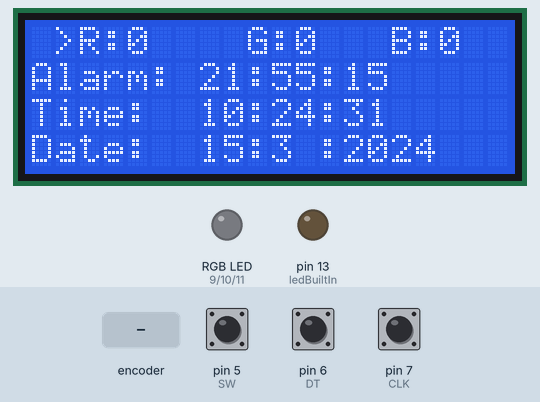
The sketch below on a simulated Arduino Uno, built with avr-gcc and run on an emulated ATmega328P. Parts: 20×4 character LCD, an RGB LED mixed from three pins (HIGH = lit), output pins drawn as LEDs (lit = HIGH). The test bench sets the inputs (shaded band); at power-on: pin 5 (SW) HIGH, pin 6 (DT) HIGH, pin 7 (CLK) HIGH. Dim RGB values are drawn brighter than linear; the local clock reads 2024-03-15 10:24:30 at power-on unless the sketch sets it.

Above: at 1.6 s.
1.7 s: pin 5 (SW) pulled LOW for 0.15 s
At 2.7 s:
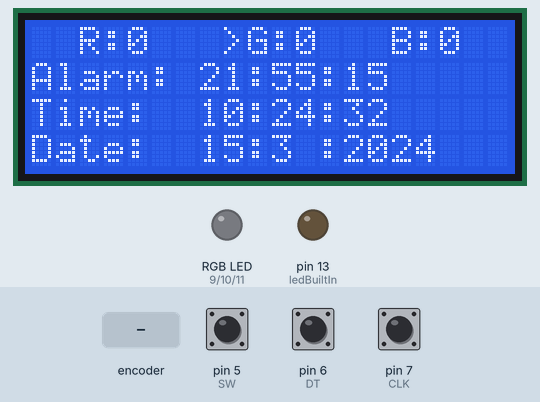
4.8 s: pin 5 (SW) pulled LOW for 1 s
At 5.8 s:
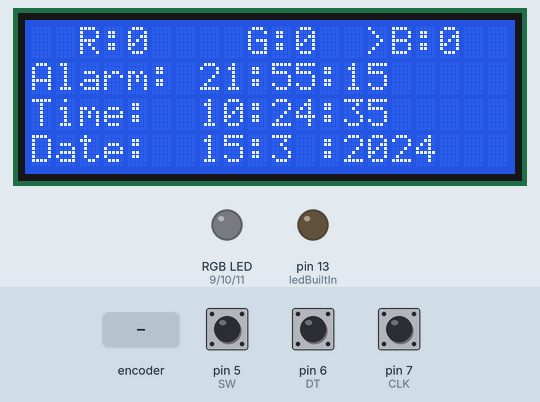
8.8 s: rotary encoder on pin 7 (CLK) / pin 6 (DT) turned 1 step (first pin leading)
At 9.8 s:
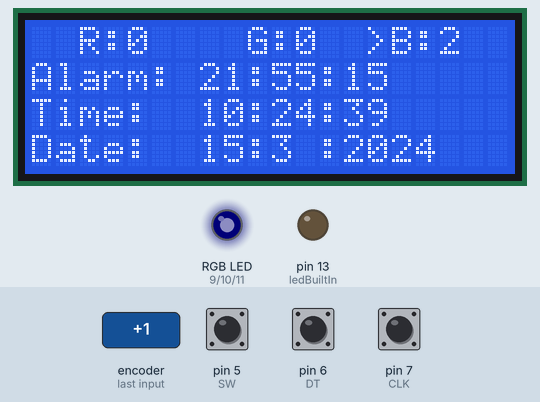
12.0 s: pin 5 (SW) pulled LOW for 0.15 s
At 13.5 s:
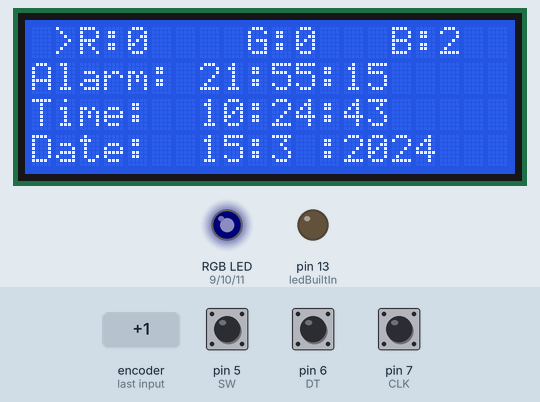
15.1 s: rotary encoder on pin 7 (CLK) / pin 6 (DT) turned 1 step (first pin leading)
At 16.8 s:
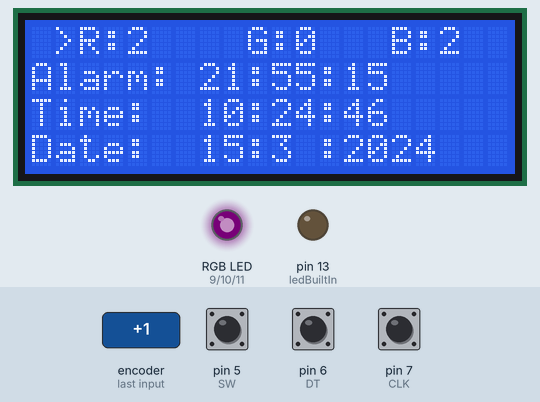
18.3 s: pin 5 (SW) pulled LOW for 3.2 s
At 19.8 s:
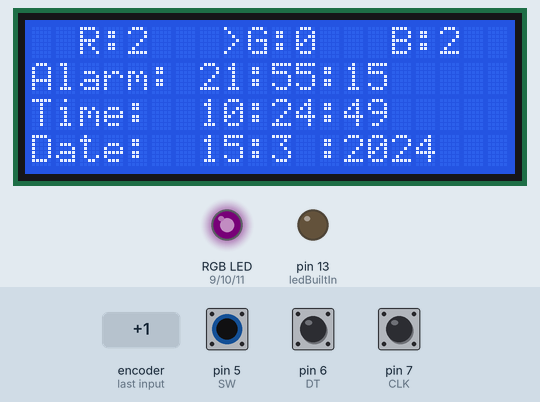
Timing chart, 0 to 21.3 s (numbered marks = the images above; inputs shaded):
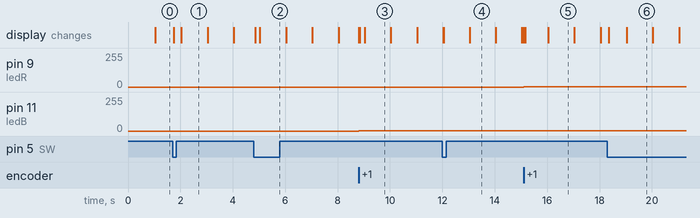

Measured:
- after the input at 1.7 s, the display: first changes after 0.06 s (image 1 shows a later state)
- after the input at 4.8 s, the display: first changes after 0.06 s (image 2 shows a later state)
- after the input at 8.8 s, pin 11 (ledB): 0/255 → 2/255 at once
- after the input at 12.0 s, the display: first differs from a run without the input after 0.06 s (image 4 shows a later state)
- after the input at 15.1 s, pin 9 (ledR): 0/255 → 2/255 at once
- after the input at 18.3 s, the display: first changes after 0.05 s (image 6 shows a later state)
- what the display in image 3 shows lasts 1.0 s, from 9.0 s to 10.0 s

The sketch:

FadeRGB_wi_encoder_wRTC.ino
```cpp
#include <Wire.h>
#include <LiquidCrystal_I2C.h>
#include <TimeLib.h>
#include <DS1307RTC.h>

const int  en = 2, rw = 1, rs = 0, d4 = 4, d5 = 5, d6 = 6, d7 = 7, bl = 3;
const int i2c_addr = 0x27;
LiquidCrystal_I2C lcd(i2c_addr, en, rw, rs, d4, d5, d6, d7, bl, POSITIVE);
const byte interruptPin = 2;
int SW = 5;             //Rotary encoder
int DT = 6;
int CLK = 7;
int ledR = 9;           // the PWM pin the LED is attached to
int ledG = 10;
int ledB = 11;
int brightnessR = 0;    // how bright the LED is
int brightnessG = 0;
int brightnessB = 0;
int colorSelect = 0;    // 0 for red, 1 for green, 2 for blue
int currentStateCLK;
int previousStateCLK;
int ledBuiltIn = 13;

int SetHour     = 21;
int SetMinute   = 55;
int SetSecond   = 15;

const long intervalTimeUpdate = 1000;


unsigned long previousMillis = 0;
int reading;
int buttonState;
int lastButtonState = HIGH;
unsigned long lastDebounceTime = 0;
unsigned long debounceDelay = 50;

unsigned long previousMillisForTimeUpdate = 0;

void setup() {
  pinMode(SW, INPUT_PULLUP);
  pinMode(DT, INPUT);
  pinMode(CLK, INPUT);
  pinMode(ledR, OUTPUT);
  pinMode(ledG, OUTPUT);
  pinMode(ledB, OUTPUT);
  pinMode(ledBuiltIn, OUTPUT);
  lcd.begin(20,4);
  lcd.setCursor(1,0); lcd.print(">");
  lcd.setCursor(2,0); lcd.print("R:"); lcd.setCursor(4,0); lcd.print(0);        //LCD for RGB led
  lcd.setCursor(9,0); lcd.print("G:"); lcd.setCursor(11,0);lcd.print(0);
  lcd.setCursor(15,0);lcd.print("B:"); lcd.setCursor(17,0);lcd.print(0);

  lcd.setCursor(0,1); lcd.print("Alarm: ");   //LCD for Alarm
  lcd.setCursor(9,1); lcd.print(":");
  lcd.setCursor(12,1);lcd.print(":");

  lcd.setCursor(7,1) ;lcd.print("  ");lcd.setCursor(7,1) ;lcd.print(SetHour);
  lcd.setCursor(10,1);lcd.print("  ");lcd.setCursor(10,1);lcd.print(SetMinute);     // Set alarm
  lcd.setCursor(13,1);lcd.print("  ");lcd.setCursor(13,1);lcd.print(SetSecond);

  lcd.setCursor(0,2); lcd.print("Time: ");   //LCD for Clock
  lcd.setCursor(9,2); lcd.print(":");
  lcd.setCursor(12,2);lcd.print(":");

  lcd.setCursor(0,3); lcd.print("Date: ");
  lcd.setCursor(9,3); lcd.print(":");
  lcd.setCursor(12,3);lcd.print(":");

  previousStateCLK = digitalRead(CLK);
}

void loop() {
  unsigned long currentMillisForTimeUpdate = millis();
  tmElements_t tm;
  if (currentMillisForTimeUpdate - previousMillisForTimeUpdate >= intervalTimeUpdate) {
  if (RTC.read(tm)) {
    lcd.setCursor(7,2) ;lcd.print("  ");lcd.setCursor(7,2) ;lcd.print(tm.Hour);
    lcd.setCursor(10,2);lcd.print("  ");lcd.setCursor(10,2);lcd.print(tm.Minute);
    lcd.setCursor(13,2);lcd.print("  ");lcd.setCursor(13,2);lcd.print(tm.Second);

    lcd.setCursor(7,3) ;lcd.print("  ");lcd.setCursor(7,3) ;lcd.print(tm.Day);
    lcd.setCursor(10,3);lcd.print("  ");lcd.setCursor(10,3);lcd.print(tm.Month);
    lcd.setCursor(13,3);lcd.print("  ");lcd.setCursor(13,3);lcd.print(tmYearToCalendar(tm.Year));
                    }
    previousMillisForTimeUpdate = currentMillisForTimeUpdate;
                                                                                      }
  // Alarm ////////////////////////////////////////////////////////////////////////////////////////
//  if ( tm.Hour == SetHour && tm.Minute == SetMinute && tm.Second == SetSecond ){
//    digitalWrite(ledBuiltIn, HIGH);
//    analogWrite(ledR, 0);
//    analogWrite(ledG, 20);
//    analogWrite(ledB, 10);
//  }

  //Read Button ///////////////////////////////////////////////////////////////////////////////////
  reading = digitalRead(SW);
  if (reading != lastButtonState) {lastDebounceTime = millis();}
  if ((millis() - lastDebounceTime) > debounceDelay) { debounce();}
  lastButtonState = reading;

  //Read Encoder ///////////////////////////////////////////////////////////////////////////////////
  currentStateCLK = digitalRead(CLK);
  if (currentStateCLK != previousStateCLK) {rotaryEncoder();}
}

void rotaryEncoder(){
  if (digitalRead(DT) != currentStateCLK) {
      if (colorSelect == 0 && brightnessR < 255){brightnessR ++;}
      if (colorSelect == 1 && brightnessG < 255){brightnessG ++;}
      if (colorSelect == 2 && brightnessB < 255){brightnessB ++;}
    }
    else {
      if (colorSelect == 0 && brightnessR > 0){brightnessR --;}
      if (colorSelect == 1 && brightnessG > 0){brightnessG --;}
      if (colorSelect == 2 && brightnessB > 0){brightnessB --;}
    }
    previousStateCLK = currentStateCLK;

    if (colorSelect == 0){analogWrite(ledR, brightnessR);
                         if (brightnessR <=0){lcd.setCursor(4,0); lcd.print(0); }
                         if (brightnessR > 0){lcd.setCursor(4,0); lcd.print("   ");
                         lcd.setCursor(4,0); lcd.print(brightnessR);}
                         }

    if (colorSelect == 1){analogWrite(ledG, brightnessG);
                         if (brightnessG <=0){lcd.setCursor(11,0); lcd.print(0); }
                         if (brightnessG > 0){lcd.setCursor(11,0); lcd.print("   ");
                         lcd.setCursor(11,0); lcd.print(brightnessG);}
                         }

    if (colorSelect == 2){analogWrite(ledB, brightnessB);
                         if (brightnessB <=0){lcd.setCursor(17,0); lcd.print(0); }
                         if (brightnessB > 0){lcd.setCursor(17,0); lcd.print("   ");
                         lcd.setCursor(17,0); lcd.print(brightnessB);}
                         }
}

void debounce(){
if (reading != buttonState) {
      buttonState = reading;
      if (buttonState == LOW) {
        colorSelect++;
        if ( colorSelect >= 3 ){colorSelect = 0;}
        if (colorSelect == 0){lcd.setCursor(8,0);lcd.print(" ");
                              lcd.setCursor(14,0);lcd.print(" ");
                              lcd.setCursor(1,0);lcd.print(">");}

        if (colorSelect == 1){lcd.setCursor(1,0);lcd.print(" ");
                              lcd.setCursor(14,0);lcd.print(" ");
                              lcd.setCursor(8,0);lcd.print(">");}

        if (colorSelect == 2){lcd.setCursor(1,0);lcd.print(" ");
                              lcd.setCursor(8,0);lcd.print(" ");
                              lcd.setCursor(14,0);lcd.print(">");}
                              }
                            }
              }
```
